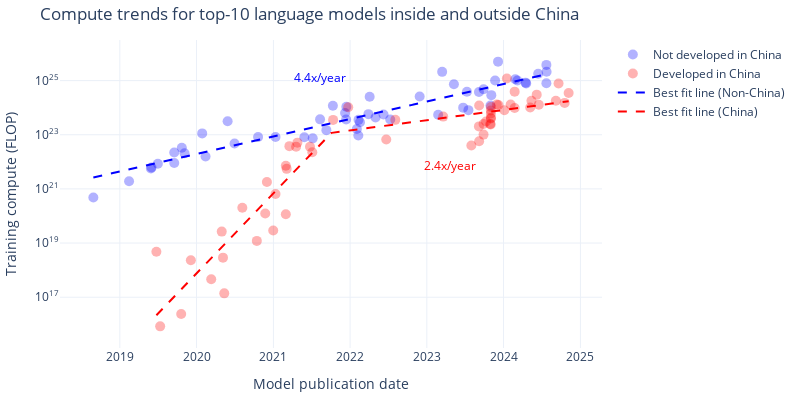

Source (notebook cell):
### Markdown cell above
## Plot predictions

### Code cell
# Graph of the different model fits using plotly

# Regression parameters for each category
params = {
    'Non-China': {
        'kink_count': 0,
        'allow_discontinuities': False,
    },
    'China': {
        'kink_count': 1,
        'allow_discontinuities': False,
    }
}

def plot_model(df, params):
    fig = go.Figure()

    # Plot the original data points
    df_usa = df[df['category'] == 'Non-China']
    df_china = df[df['category'] == 'China']

    fig.add_trace(go.Scatter(
        x=df_usa['date'], y=df_usa['log_flop'],
        mode='markers', name='Not developed in China', text=df_usa['System'],
        marker=dict(color=colors['Non-China'], opacity=0.3, size=10)
    ))
    fig.add_trace(go.Scatter(
        x=df_china['date'], y=df_china['log_flop'],
        mode='markers', name='Developed in China', text=df_china['System'],
        marker=dict(color=colors['China'], opacity=0.3, size=10)
    ))

    fit_results = {}
    for category, params in params.items():
        fit_result = fit_n_phase_exponential(df[df['category'] == category], **params)
        fit_results[category] = fit_result

    # Plot the fit lines
    usa_date_grid = pd.date_range(start=usa_df['date'].min(), end=usa_df['date'].max(), freq='D')
    china_date_grid = pd.date_range(start=china_df['date'].min(), end=china_df['date'].max(), freq='D')
    log_flop_usa = fit_results['Non-China'].predict(pd.Series(usa_date_grid))
    log_flop_china = fit_results['China'].predict(pd.Series(china_date_grid))
    usa_trend_df = pd.DataFrame({
        'date': usa_date_grid,
        'log_flop': log_flop_usa,
    })
    china_trend_df = pd.DataFrame({
        'date': china_date_grid,
        'log_flop': log_flop_china,
    })

    fig.add_trace(go.Scatter(
        x=usa_date_grid, y=log_flop_usa,
        mode='lines', name='Best fit line (Non-China)',
        line=dict(color=colors['Non-China'], dash='dash')
    ))
    fig.add_trace(go.Scatter(
        x=china_date_grid, y=log_flop_china,
        mode='lines', name='Best fit line (China)',
        line=dict(color=colors['China'], dash='dash')
    ))

    # Add slope labels
    for category in ['Non-China', 'China']:
        category_df = df[df['category'] == category]
        points = [category_df['date'].min()] + fit_results[category].break_points_dt + [category_df['date'].max()]
        # print(fit_results[category].oom_year_slopes)
        for i in range(len(points) - 2, len(points) - 1):
            mid = points[i] + (points[i+1] - points[i]) / 2
            y = fit_results[category].predict(pd.Series([mid]))[0]
            fig.add_annotation(
                x=mid, y=y + 1.2 * (1.5 if category == 'Non-China' else -1.5),
                text=f'{10**fit_results[category].oom_year_slopes[i]:0.1f}x/year',
                showarrow=False,
                font=dict(size=12, color=colors[category])
            )

    # Plot horizontal line segment showing the lag
    # lag_months = calculate_lag(df, fit_results) * 12  # Convert years to months
    # end_date = china_df['date'].max()
    # start_date = end_date - pd.DateOffset(days=int(lag_months * 30.4375))  # Approximate months to days conversion
    # y_value = fit_results['China'].predict(pd.Series([end_date]))[0]
    # fig.add_annotation(
    #     x=end_date, y=y_value,
    #     ax=start_date, ay=y_value,
    #     xref='x', yref='y',
    #     axref='x', ayref='y',
    #     showarrow=True,
    #     arrowhead=2,
    #     arrowsize=1,
    #     arrowwidth=2,
    #     arrowcolor='black',
    # )
    # fig.add_annotation(
    #     x=start_date, y=y_value,
    #     ax=end_date, ay=y_value,
    #     xref='x', yref='y',
    #     axref='x', ayref='y',
    #     showarrow=True,
    #     arrowhead=2,
    #     arrowsize=1,
    #     arrowwidth=2,
    #     arrowcolor='black',
    # )
    # fig.add_annotation(
    #     # x=(start_date + (end_date - start_date) * 0.5), 
    #     x=pd.to_datetime('2022-09-01'),
    #     y=y_value+0.65,
    #     text=f'Lag: {lag_months:.0f} months',
    #     showarrow=False,
    # )

    # Annotate some key models with text
    
    # key_models = ['GPT-4'] if (exclude_big_llama or exclude_all_llamas) else ['GPT-4', 'Llama 3.1-405B']
    # for model_name in key_models:
    #     model_row = df_filtered[df_filtered['System'] == model_name]
    #     fig.add_annotation(
    #         x=model_row['date'].iloc[0], y=model_row['log_flop'].iloc[0],
    #         text=model_name,
    #         showarrow=True,
    #         font=dict(size=12, color='black'),
    #         xanchor='right', yanchor='bottom'
    #     )

    # Update layout
    title = f'Compute trends for top-{top_n} language models inside and outside China'
    fig.update_layout(
        template='plotly_white',
        width=800,
        height=400,
        title=title,
        xaxis_title='Model publication date',
        yaxis_title='Training compute (FLOP)',
        legend_title='',
        # legend=dict(
        #     x=0.75,
        #     y=0.05
        # ),
        margin=dict(l=10, r=10, t=40, b=10),
        # xaxis=dict(
        #     tickformat='%Y',
        #     dtick='M12',
        # ),
        yaxis=dict(
            tickmode='array',
            tickvals=list(range(int(df['log_flop'].min()), int(df['log_flop'].max())+2, 2)),
            ticktext=[f'10<sup>{i}</sup>' for i in range(int(df['log_flop'].min()), int(df['log_flop'].max())+2, 2)]
        )
    )

    if save:
        fname = f'compute_regression_{model_selection}_frontier={frontier_selection}_top{top_n}_cutoff={cutoff_date}'
        save_plot(fig, results_dir, fname)
        df_usa[['System', 'date', 'log_flop']].to_csv(results_dir + f'plot_data/{fname}_usa.csv', index=False)
        df_china[['System', 'date', 'log_flop']].to_csv(results_dir + f'plot_data/{fname}_china.csv', index=False)
        usa_trend_df[['date', 'log_flop']].to_csv(results_dir + f'plot_data/{fname}_usa_trend.csv', index=False)
        china_trend_df[['date', 'log_flop']].to_csv(results_dir + f'plot_data/{fname}_china_trend.csv', index=False)

    for category in ['Non-China', 'China']:
        print(category)
        fit_result = fit_results[category]
        simple_fit = fit_n_phase_exponential(df[df['category'] == category], 0)
        bayes_factor = np.exp(-0.5 * (fit_result.bic - simple_fit.bic))
        unadjusted_bayes_factor = np.exp(-0.5 * (fit_result.bic - (simple_fit.bic + 2*np.log(len(df[df['category'] == category])))))

        print(f"BIC score: {fit_result.bic}")
        bic_score_difference = fit_result.bic - simple_fit.bic
        if bic_score_difference > 0:
            print(f"The simple exponential is preferred over this fit by a BIC score difference of {fit_result.bic - simple_fit.bic}")
        if bic_score_difference < 0:
            print(f"This fit is preferred over a simple exponential by a BIC score difference of {-(fit_result.bic - simple_fit.bic)}")

    fig.show()

    return fit_result

fit_result = plot_model(df_filtered, params)

# To test a bootstrap sample:
# sample = df_filtered.sample(len(df_filtered), replace=True, random_state=DEFAULT_RNG)
# sample = sample.sort_values('date')
# fit_result = plot_model(sample, params)

### Figure 1 — Plotly figure (JSON) as saved in the notebook; plotly's stock layout.template omitted (floating-point values rounded to 4 significant figures; data arrays with more than 128 entries replaced by an {"elided": "..."} marker saying what was removed)
{"data": [{"marker": {"color": "blue", "opacity": 0.3, "size": 10}, "mode": "markers", "name": "Not developed in China", "text": ["Big Transformer for Back-Translation", "GPT-2 (1.5B)", "Grover-Mega", "XLNet", "RoBERTa Large", "Megatron-LM (8.3B)", "Megatron-BERT", "T5-11B", "XLM-RoBERTa", "Meena", "Turing-NLG", "GPT-3 175B (davinci)", "GShard (dense)", "mT5-XXL", "Switch", "ByT5-XXL", "Codex", "Jurassic-1-Jumbo", "HyperCLOVA 82B", "Megatron-Turing NLG 530B", "Gopher (280B)", "GLaM", "EXAONE 1.0", "AlphaCode", "GPT-NeoX-20B", "LaMDA", "ST-MoE", "Chinchilla", "PaLM (540B)", "OPT-175B", "BIG-G 137B", "BLOOM-176B", "GPT-3.5 (text-davinci-003)", "LLaMA-65B", "GPT-4", "PaLM 2", "Inflection-1", "Claude 2", "Llama 2-70B", "Falcon-180B", "Amazon Titan", "Mi:dm 200B", "Grok-1", "Inflection-2", "Gemini 1.0 Ultra", "Mistral Large", "Inflection-2.5", "Reka Core", "Llama 3-70B", "Nemotron-4 340B", "Llama 3.1-70B", "Llama 3.1-405B", "Mistral Large 2"], "type": "scatter", "x": ["2018-08-28T00:00:00", "2019-02-14T00:00:00", "2019-05-29T00:00:00", "2019-06-01T00:00:00", "2019-07-01T00:00:00", "2019-09-17T00:00:00", "2019-09-17T00:00:00", "2019-10-23T00:00:00", "2019-11-05T00:00:00", "2020-01-28T00:00:00", "2020-02-13T00:00:00", "2020-05-28T00:00:00", "2020-06-30T00:00:00", "2020-10-20T00:00:00", "2021-01-11T00:00:00", "2021-05-28T00:00:00", "2021-07-07T00:00:00", "2021-08-11T00:00:00", "2021-09-10T00:00:00", "2021-10-11T00:00:00", "2021-12-08T00:00:00", "2021-12-13T00:00:00", "2021-12-14T00:00:00", "2022-02-02T00:00:00", "2022-02-09T00:00:00", "2022-02-10T00:00:00", "2022-02-17T00:00:00", "2022-03-29T00:00:00", "2022-04-04T00:00:00", "2022-05-02T00:00:00", "2022-06-09T00:00:00", "2022-07-11T00:00:00", "2022-11-28T00:00:00", "2023-02-24T00:00:00", "2023-03-15T00:00:00", "2023-05-10T00:00:00", "2023-06-23T00:00:00", "2023-07-11T00:00:00", "2023-07-18T00:00:00", "2023-09-06T00:00:00", "2023-09-28T00:00:00", "2023-10-31T00:00:00", "2023-11-04T00:00:00", "2023-11-22T00:00:00", "2023-12-06T00:00:00", "2024-02-26T00:00:00", "2024-03-07T00:00:00", "2024-04-15T00:00:00", "2024-04-18T00:00:00", "2024-06-14T00:00:00", "2024-07-23T00:00:00", "2024-07-23T00:00:00", "2024-07-24T00:00:00"], "y": [20.68, 21.28, 21.76, 21.79, 21.93, 21.96, 22.34, 22.52, 22.32, 23.05, 22.2, 23.5, 22.68, 22.91, 22.91, 22.91, 22.87, 23.57, 23.17, 24.07, 23.8, 23.56, 24.03, 23.21, 22.97, 23.55, 23.46, 23.76, 24.4, 23.63, 23.75, 23.56, 24.41, 23.74, 25.32, 24.87, 24.0, 24.59, 23.91, 24.58, 24.68, 24.08, 24.46, 25.0, 25.7, 25.05, 25.0, 24.92, 24.9, 25.26, 24.9, 25.58, 25.33]}, {"marker": {"color": "red", "opacity": 0.3, "size": 10}, "mode": "markers", "name": "Developed in China", "text": ["Tensorized Transformer (257M)", "R-Transformer", "LSTM(large)+Sememe+cell", "MMLSTM", "TransformerXL + spectrum control", "Segatron XL large, M=384", "NAS+ESS (156M)", "ONLSTM-SYD", "ERNIE-GEN (large)", "Memformer (4 encoder + 16 decoder)", "KEPLER", "CPM-Large", "ERNIE-Doc (247M)", "Wu Dao - Wen Yuan", "Wu Dao - Wen Hui", "Wu Dao - Wen Lan", "M6-T", "GLM-10B", "PLUG", "PanGu-α", "CPM-2", "ERNIE 3.0", "Yuan 1.0", "ERNIE 3.0 Titan", "CodeGeeX", "GLM-130B", "PanGu-Σ", "JIANG", "Baichuan2-13B", "Hunyuan", "FLM-101B", "Qwen-7B", "Qwen-14B", "CodeFuse-13B", "Skywork-13B", "Nanbeige-16B", "BlueLM 175B", "Yi-34B", "BlueLM 70B", "BlueLM 130B", "DeepSeek Coder 33B", "Qwen-72B", "XVERSE-65B-2", "DeepSeek LLM 67B", "GLM-4 (0116)", "Qwen1.5 72B", "MegaScale (530B)", "MegaScale (Production)", "DeepSeek-V2", "Yi-Large", "Qwen2-72B", "DeepSeek-Coder-V2 236B", "DeepSeek-V2.5", "Qwen2.5-72B", "Yi-Lightning", "Hunyuan-Large"], "type": "scatter", "x": ["2019-06-24T00:00:00", "2019-07-12T00:00:00", "2019-10-20T00:00:00", "2019-12-05T00:00:00", "2020-03-11T00:00:00", "2020-04-30T00:00:00", "2020-05-06T00:00:00", "2020-05-12T00:00:00", "2020-08-06T00:00:00", "2020-10-14T00:00:00", "2020-11-23T00:00:00", "2020-12-01T00:00:00", "2020-12-31T00:00:00", "2021-01-11T00:00:00", "2021-03-01T00:00:00", "2021-03-01T00:00:00", "2021-03-05T00:00:00", "2021-03-18T00:00:00", "2021-04-19T00:00:00", "2021-04-25T00:00:00", "2021-06-24T00:00:00", "2021-07-05T00:00:00", "2021-10-12T00:00:00", "2021-12-23T00:00:00", "2022-06-22T00:00:00", "2022-08-04T00:00:00", "2023-03-20T00:00:00", "2023-08-01T00:00:00", "2023-09-06T00:00:00", "2023-09-07T00:00:00", "2023-09-07T00:00:00", "2023-09-28T00:00:00", "2023-09-28T00:00:00", "2023-10-10T00:00:00", "2023-10-30T00:00:00", "2023-11-01T00:00:00", "2023-11-02T00:00:00", "2023-11-02T00:00:00", "2023-11-02T00:00:00", "2023-11-02T00:00:00", "2023-11-02T00:00:00", "2023-11-30T00:00:00", "2023-12-08T00:00:00", "2024-01-05T00:00:00", "2024-01-17T00:00:00", "2024-02-04T00:00:00", "2024-02-23T00:00:00", "2024-02-23T00:00:00", "2024-05-07T00:00:00", "2024-05-13T00:00:00", "2024-06-07T00:00:00", "2024-06-17T00:00:00", "2024-09-06T00:00:00", "2024-09-19T00:00:00", "2024-10-18T00:00:00", "2024-11-06T00:00:00"], "y": [18.68, 15.92, 16.38, 18.37, 17.66, 19.42, 18.46, 17.14, 20.3, 19.08, 20.09, 21.26, 19.46, 20.81, 20.06, 21.86, 21.74, 22.58, 22.56, 22.71, 22.56, 22.35, 23.55, 24.02, 22.82, 23.55, 23.67, 22.61, 23.31, 24.08, 22.76, 23.0, 23.4, 23.49, 23.4, 23.38, 24.02, 23.79, 23.62, 23.89, 23.6, 24.11, 24.1, 23.91, 25.08, 24.11, 23.99, 24.59, 24.01, 24.26, 24.48, 24.11, 24.25, 24.89, 24.18, 24.54]}, {"line": {"color": "blue", "dash": "dash"}, "mode": "lines", "name": "Best fit line (Non-China)", "type": "scatter", "x": {"elided": "2158 str values"}, "y": {"elided": "2158 float values"}}, {"line": {"color": "red", "dash": "dash"}, "mode": "lines", "name": "Best fit line (China)", "type": "scatter", "x": {"elided": "1963 str values"}, "y": {"elided": "1963 float values"}}], "layout": {"annotations": [{"font": {"color": "blue", "size": 12}, "showarrow": false, "text": "4.4x/year", "x": "2021-08-10T12:00:00", "y": 25.13}, {"font": {"color": "red", "size": 12}, "showarrow": false, "text": "2.4x/year", "x": "2023-04-20T00:00:00", "y": 21.85}], "height": 400, "legend": {"title": {"text": ""}}, "margin": {"b": 10, "l": 10, "r": 10, "t": 40}, "title": {"text": "Compute trends for top-10 language models inside and outside China"}, "width": 800, "xaxis": {"title": {"text": "Model publication date"}}, "yaxis": {"tickmode": "array", "ticktext": ["10<sup>15</sup>", "10<sup>17</sup>", "10<sup>19</sup>", "10<sup>21</sup>", "10<sup>23</sup>", "10<sup>25</sup>"], "tickvals": [15, 17, 19, 21, 23, 25], "title": {"text": "Training compute (FLOP)"}}}}
